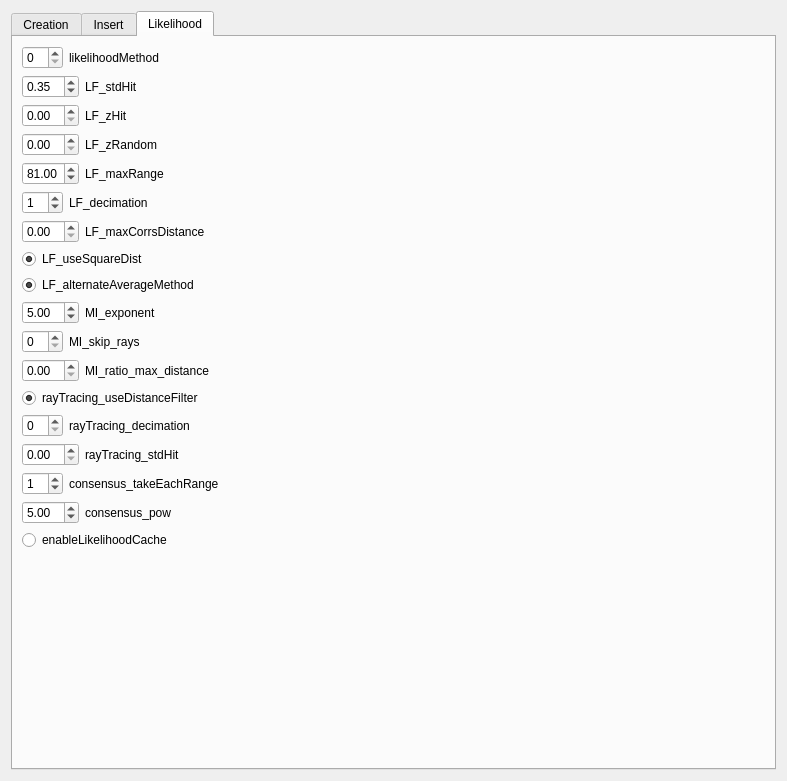
<?xml version="1.0" encoding="UTF-8"?>
<ui version="4.0">
 <class>COccupancyConfig</class>
 <widget class="QWidget" name="COccupancyConfig">
  <property name="geometry">
   <rect>
    <x>0</x>
    <y>0</y>
    <width>787</width>
    <height>781</height>
   </rect>
  </property>
  <property name="windowTitle">
   <string>Form</string>
  </property>
  <layout class="QHBoxLayout" name="horizontalLayout_8">
   <item>
    <widget class="QTabWidget" name="tabWidget">
     <property name="currentIndex">
      <number>2</number>
     </property>
     <widget class="QWidget" name="creation">
      <attribute name="title">
       <string>Creation</string>
      </attribute>
      <layout class="QVBoxLayout" name="verticalLayout_2">
       <item>
        <layout class="QHBoxLayout" name="horizontalLayout_9">
         <item>
          <widget class="QDoubleSpinBox" name="min_x"/>
         </item>
         <item>
          <widget class="QLabel" name="label_8">
           <property name="text">
            <string>min_x</string>
           </property>
          </widget>
         </item>
         <item>
          <spacer name="horizontalSpacer_8">
           <property name="orientation">
            <enum>Qt::Horizontal</enum>
           </property>
           <property name="sizeHint" stdset="0">
            <size>
             <width>40</width>
             <height>20</height>
            </size>
           </property>
          </spacer>
         </item>
        </layout>
       </item>
       <item>
        <layout class="QHBoxLayout" name="horizontalLayout_10">
         <item>
          <widget class="QDoubleSpinBox" name="max_x"/>
         </item>
         <item>
          <widget class="QLabel" name="label_9">
           <property name="text">
            <string>max_x</string>
           </property>
          </widget>
         </item>
         <item>
          <spacer name="horizontalSpacer_9">
           <property name="orientation">
            <enum>Qt::Horizontal</enum>
           </property>
           <property name="sizeHint" stdset="0">
            <size>
             <width>40</width>
             <height>20</height>
            </size>
           </property>
          </spacer>
         </item>
        </layout>
       </item>
       <item>
        <layout class="QHBoxLayout" name="horizontalLayout_11">
         <item>
          <widget class="QDoubleSpinBox" name="min_y"/>
         </item>
         <item>
          <widget class="QLabel" name="label_10">
           <property name="text">
            <string>min_y</string>
           </property>
          </widget>
         </item>
         <item>
          <spacer name="horizontalSpacer_10">
           <property name="orientation">
            <enum>Qt::Horizontal</enum>
           </property>
           <property name="sizeHint" stdset="0">
            <size>
             <width>40</width>
             <height>20</height>
            </size>
           </property>
          </spacer>
         </item>
        </layout>
       </item>
       <item>
        <layout class="QHBoxLayout" name="horizontalLayout_12">
         <item>
          <widget class="QDoubleSpinBox" name="max_y"/>
         </item>
         <item>
          <widget class="QLabel" name="label_11">
           <property name="text">
            <string>max_y</string>
           </property>
          </widget>
         </item>
         <item>
          <spacer name="horizontalSpacer_11">
           <property name="orientation">
            <enum>Qt::Horizontal</enum>
           </property>
           <property name="sizeHint" stdset="0">
            <size>
             <width>40</width>
             <height>20</height>
            </size>
           </property>
          </spacer>
         </item>
        </layout>
       </item>
       <item>
        <layout class="QHBoxLayout" name="horizontalLayout_13">
         <item>
          <widget class="QDoubleSpinBox" name="mapAltitude_6"/>
         </item>
         <item>
          <widget class="QLabel" name="label_12">
           <property name="text">
            <string>resolution</string>
           </property>
          </widget>
         </item>
         <item>
          <spacer name="horizontalSpacer_12">
           <property name="orientation">
            <enum>Qt::Horizontal</enum>
           </property>
           <property name="sizeHint" stdset="0">
            <size>
             <width>40</width>
             <height>20</height>
            </size>
           </property>
          </spacer>
         </item>
        </layout>
       </item>
       <item>
        <spacer name="verticalSpacer_2">
         <property name="orientation">
          <enum>Qt::Vertical</enum>
         </property>
         <property name="sizeHint" stdset="0">
          <size>
           <width>20</width>
           <height>40</height>
          </size>
         </property>
        </spacer>
       </item>
      </layout>
     </widget>
     <widget class="QWidget" name="insert">
      <attribute name="title">
       <string>Insert</string>
      </attribute>
      <layout class="QVBoxLayout" name="verticalLayout">
       <item>
        <layout class="QHBoxLayout" name="horizontalLayout">
         <item>
          <widget class="QDoubleSpinBox" name="mapAltitude"/>
         </item>
         <item>
          <widget class="QLabel" name="label">
           <property name="text">
            <string>mapAltitude</string>
           </property>
          </widget>
         </item>
         <item>
          <spacer name="horizontalSpacer">
           <property name="orientation">
            <enum>Qt::Horizontal</enum>
           </property>
           <property name="sizeHint" stdset="0">
            <size>
             <width>40</width>
             <height>20</height>
            </size>
           </property>
          </spacer>
         </item>
        </layout>
       </item>
       <item>
        <widget class="QRadioButton" name="useMapAltitude">
         <property name="text">
          <string>useMapAltitude</string>
         </property>
         <property name="checked">
          <bool>true</bool>
         </property>
         <property name="autoExclusive">
          <bool>false</bool>
         </property>
        </widget>
       </item>
       <item>
        <layout class="QHBoxLayout" name="horizontalLayout_2">
         <item>
          <widget class="QDoubleSpinBox" name="maxDistanceInsertion"/>
         </item>
         <item>
          <widget class="QLabel" name="label_2">
           <property name="text">
            <string>maxDistanceInsertion</string>
           </property>
          </widget>
         </item>
         <item>
          <spacer name="horizontalSpacer_2">
           <property name="orientation">
            <enum>Qt::Horizontal</enum>
           </property>
           <property name="sizeHint" stdset="0">
            <size>
             <width>40</width>
             <height>20</height>
            </size>
           </property>
          </spacer>
         </item>
        </layout>
       </item>
       <item>
        <layout class="QHBoxLayout" name="horizontalLayout_3">
         <item>
          <widget class="QDoubleSpinBox" name="maxOccupancyUpdateCertainty"/>
         </item>
         <item>
          <widget class="QLabel" name="label_3">
           <property name="text">
            <string>maxOccupancyUpdateCertainty</string>
           </property>
          </widget>
         </item>
         <item>
          <spacer name="horizontalSpacer_3">
           <property name="orientation">
            <enum>Qt::Horizontal</enum>
           </property>
           <property name="sizeHint" stdset="0">
            <size>
             <width>40</width>
             <height>20</height>
            </size>
           </property>
          </spacer>
         </item>
        </layout>
       </item>
       <item>
        <widget class="QRadioButton" name="considerInvalidRangesAsFreeSpace">
         <property name="text">
          <string>considerInvalidRangesAsFreeSpace</string>
         </property>
         <property name="checked">
          <bool>true</bool>
         </property>
         <property name="autoExclusive">
          <bool>false</bool>
         </property>
        </widget>
       </item>
       <item>
        <layout class="QHBoxLayout" name="horizontalLayout_7">
         <item>
          <widget class="QSpinBox" name="decimation"/>
         </item>
         <item>
          <widget class="QLabel" name="label_7">
           <property name="text">
            <string>decimation</string>
           </property>
          </widget>
         </item>
         <item>
          <spacer name="horizontalSpacer_7">
           <property name="orientation">
            <enum>Qt::Horizontal</enum>
           </property>
           <property name="sizeHint" stdset="0">
            <size>
             <width>40</width>
             <height>20</height>
            </size>
           </property>
          </spacer>
         </item>
        </layout>
       </item>
       <item>
        <layout class="QHBoxLayout" name="horizontalLayout_4">
         <item>
          <widget class="QDoubleSpinBox" name="horizontalTolerance"/>
         </item>
         <item>
          <widget class="QLabel" name="label_4">
           <property name="text">
            <string>horizontalTolerance</string>
           </property>
          </widget>
         </item>
         <item>
          <spacer name="horizontalSpacer_4">
           <property name="orientation">
            <enum>Qt::Horizontal</enum>
           </property>
           <property name="sizeHint" stdset="0">
            <size>
             <width>40</width>
             <height>20</height>
            </size>
           </property>
          </spacer>
         </item>
        </layout>
       </item>
       <item>
        <layout class="QHBoxLayout" name="horizontalLayout_5">
         <item>
          <widget class="QDoubleSpinBox" name="CFD_features_gaussian_size"/>
         </item>
         <item>
          <widget class="QLabel" name="label_5">
           <property name="text">
            <string>CFD_features_gaussian_size</string>
           </property>
          </widget>
         </item>
         <item>
          <spacer name="horizontalSpacer_5">
           <property name="orientation">
            <enum>Qt::Horizontal</enum>
           </property>
           <property name="sizeHint" stdset="0">
            <size>
             <width>40</width>
             <height>20</height>
            </size>
           </property>
          </spacer>
         </item>
        </layout>
       </item>
       <item>
        <layout class="QHBoxLayout" name="horizontalLayout_6">
         <item>
          <widget class="QDoubleSpinBox" name="CFD_features_median_size"/>
         </item>
         <item>
          <widget class="QLabel" name="label_6">
           <property name="text">
            <string>CFD_features_median_size</string>
           </property>
          </widget>
         </item>
         <item>
          <spacer name="horizontalSpacer_6">
           <property name="orientation">
            <enum>Qt::Horizontal</enum>
           </property>
           <property name="sizeHint" stdset="0">
            <size>
             <width>40</width>
             <height>20</height>
            </size>
           </property>
          </spacer>
         </item>
        </layout>
       </item>
       <item>
        <widget class="QRadioButton" name="wideningBeamsWithDistance">
         <property name="text">
          <string>wideningBeamsWithDistance</string>
         </property>
         <property name="checked">
          <bool>true</bool>
         </property>
         <property name="autoExclusive">
          <bool>false</bool>
         </property>
        </widget>
       </item>
       <item>
        <spacer name="verticalSpacer">
         <property name="orientation">
          <enum>Qt::Vertical</enum>
         </property>
         <property name="sizeHint" stdset="0">
          <size>
           <width>20</width>
           <height>40</height>
          </size>
         </property>
        </spacer>
       </item>
      </layout>
     </widget>
     <widget class="QWidget" name="likelihood">
      <attribute name="title">
       <string>Likelihood</string>
      </attribute>
      <layout class="QVBoxLayout" name="verticalLayout_3">
       <item>
        <layout class="QHBoxLayout" name="horizontalLayout_14">
         <item>
          <widget class="QSpinBox" name="likelihoodMethod"/>
         </item>
         <item>
          <widget class="QLabel" name="label_13">
           <property name="text">
            <string>likelihoodMethod</string>
           </property>
          </widget>
         </item>
         <item>
          <spacer name="horizontalSpacer_13">
           <property name="orientation">
            <enum>Qt::Horizontal</enum>
           </property>
           <property name="sizeHint" stdset="0">
            <size>
             <width>40</width>
             <height>20</height>
            </size>
           </property>
          </spacer>
         </item>
        </layout>
       </item>
       <item>
        <layout class="QHBoxLayout" name="horizontalLayout_15">
         <item>
          <widget class="QDoubleSpinBox" name="LF_stdHit">
           <property name="value">
            <double>0.350000000000000</double>
           </property>
          </widget>
         </item>
         <item>
          <widget class="QLabel" name="label_14">
           <property name="text">
            <string>LF_stdHit</string>
           </property>
          </widget>
         </item>
         <item>
          <spacer name="horizontalSpacer_14">
           <property name="orientation">
            <enum>Qt::Horizontal</enum>
           </property>
           <property name="sizeHint" stdset="0">
            <size>
             <width>40</width>
             <height>20</height>
            </size>
           </property>
          </spacer>
         </item>
        </layout>
       </item>
       <item>
        <layout class="QHBoxLayout" name="horizontalLayout_16">
         <item>
          <widget class="QDoubleSpinBox" name="LF_zHit"/>
         </item>
         <item>
          <widget class="QLabel" name="label_15">
           <property name="text">
            <string>LF_zHit</string>
           </property>
          </widget>
         </item>
         <item>
          <spacer name="horizontalSpacer_15">
           <property name="orientation">
            <enum>Qt::Horizontal</enum>
           </property>
           <property name="sizeHint" stdset="0">
            <size>
             <width>40</width>
             <height>20</height>
            </size>
           </property>
          </spacer>
         </item>
        </layout>
       </item>
       <item>
        <layout class="QHBoxLayout" name="horizontalLayout_17">
         <item>
          <widget class="QDoubleSpinBox" name="LF_zRandom"/>
         </item>
         <item>
          <widget class="QLabel" name="label_16">
           <property name="text">
            <string>LF_zRandom</string>
           </property>
          </widget>
         </item>
         <item>
          <spacer name="horizontalSpacer_16">
           <property name="orientation">
            <enum>Qt::Horizontal</enum>
           </property>
           <property name="sizeHint" stdset="0">
            <size>
             <width>40</width>
             <height>20</height>
            </size>
           </property>
          </spacer>
         </item>
        </layout>
       </item>
       <item>
        <layout class="QHBoxLayout" name="horizontalLayout_18">
         <item>
          <widget class="QDoubleSpinBox" name="LF_maxRange">
           <property name="value">
            <double>81.000000000000000</double>
           </property>
          </widget>
         </item>
         <item>
          <widget class="QLabel" name="label_17">
           <property name="text">
            <string>LF_maxRange</string>
           </property>
          </widget>
         </item>
         <item>
          <spacer name="horizontalSpacer_17">
           <property name="orientation">
            <enum>Qt::Horizontal</enum>
           </property>
           <property name="sizeHint" stdset="0">
            <size>
             <width>40</width>
             <height>20</height>
            </size>
           </property>
          </spacer>
         </item>
        </layout>
       </item>
       <item>
        <layout class="QHBoxLayout" name="horizontalLayout_19">
         <item>
          <widget class="QSpinBox" name="LF_decimation">
           <property name="value">
            <number>1</number>
           </property>
          </widget>
         </item>
         <item>
          <widget class="QLabel" name="label_18">
           <property name="text">
            <string>LF_decimation</string>
           </property>
          </widget>
         </item>
         <item>
          <spacer name="horizontalSpacer_18">
           <property name="orientation">
            <enum>Qt::Horizontal</enum>
           </property>
           <property name="sizeHint" stdset="0">
            <size>
             <width>40</width>
             <height>20</height>
            </size>
           </property>
          </spacer>
         </item>
        </layout>
       </item>
       <item>
        <layout class="QHBoxLayout" name="horizontalLayout_20">
         <item>
          <widget class="QDoubleSpinBox" name="LF_maxRange_2"/>
         </item>
         <item>
          <widget class="QLabel" name="label_19">
           <property name="text">
            <string>LF_maxCorrsDistance</string>
           </property>
          </widget>
         </item>
         <item>
          <spacer name="horizontalSpacer_19">
           <property name="orientation">
            <enum>Qt::Horizontal</enum>
           </property>
           <property name="sizeHint" stdset="0">
            <size>
             <width>40</width>
             <height>20</height>
            </size>
           </property>
          </spacer>
         </item>
        </layout>
       </item>
       <item>
        <widget class="QRadioButton" name="LF_useSquareDist">
         <property name="text">
          <string>LF_useSquareDist</string>
         </property>
         <property name="checked">
          <bool>true</bool>
         </property>
         <property name="autoExclusive">
          <bool>false</bool>
         </property>
        </widget>
       </item>
       <item>
        <widget class="QRadioButton" name="LF_alternateAverageMethod">
         <property name="text">
          <string>LF_alternateAverageMethod</string>
         </property>
         <property name="checked">
          <bool>true</bool>
         </property>
         <property name="autoExclusive">
          <bool>false</bool>
         </property>
        </widget>
       </item>
       <item>
        <layout class="QHBoxLayout" name="horizontalLayout_21">
         <item>
          <widget class="QDoubleSpinBox" name="MI_exponent">
           <property name="value">
            <double>5.000000000000000</double>
           </property>
          </widget>
         </item>
         <item>
          <widget class="QLabel" name="label_20">
           <property name="text">
            <string>MI_exponent</string>
           </property>
          </widget>
         </item>
         <item>
          <spacer name="horizontalSpacer_20">
           <property name="orientation">
            <enum>Qt::Horizontal</enum>
           </property>
           <property name="sizeHint" stdset="0">
            <size>
             <width>40</width>
             <height>20</height>
            </size>
           </property>
          </spacer>
         </item>
        </layout>
       </item>
       <item>
        <layout class="QHBoxLayout" name="horizontalLayout_22">
         <item>
          <widget class="QSpinBox" name="MI_skip_rays"/>
         </item>
         <item>
          <widget class="QLabel" name="label_21">
           <property name="text">
            <string>MI_skip_rays</string>
           </property>
          </widget>
         </item>
         <item>
          <spacer name="horizontalSpacer_21">
           <property name="orientation">
            <enum>Qt::Horizontal</enum>
           </property>
           <property name="sizeHint" stdset="0">
            <size>
             <width>40</width>
             <height>20</height>
            </size>
           </property>
          </spacer>
         </item>
        </layout>
       </item>
       <item>
        <layout class="QHBoxLayout" name="horizontalLayout_23">
         <item>
          <widget class="QDoubleSpinBox" name="MI_ratio_max_distance"/>
         </item>
         <item>
          <widget class="QLabel" name="label_22">
           <property name="text">
            <string>MI_ratio_max_distance</string>
           </property>
          </widget>
         </item>
         <item>
          <spacer name="horizontalSpacer_22">
           <property name="orientation">
            <enum>Qt::Horizontal</enum>
           </property>
           <property name="sizeHint" stdset="0">
            <size>
             <width>40</width>
             <height>20</height>
            </size>
           </property>
          </spacer>
         </item>
        </layout>
       </item>
       <item>
        <widget class="QRadioButton" name="rayTracing_useDistanceFilter">
         <property name="text">
          <string>rayTracing_useDistanceFilter</string>
         </property>
         <property name="checked">
          <bool>true</bool>
         </property>
         <property name="autoExclusive">
          <bool>false</bool>
         </property>
        </widget>
       </item>
       <item>
        <layout class="QHBoxLayout" name="horizontalLayout_24">
         <item>
          <widget class="QSpinBox" name="rayTracing_decimation"/>
         </item>
         <item>
          <widget class="QLabel" name="label_23">
           <property name="text">
            <string>rayTracing_decimation</string>
           </property>
          </widget>
         </item>
         <item>
          <spacer name="horizontalSpacer_23">
           <property name="orientation">
            <enum>Qt::Horizontal</enum>
           </property>
           <property name="sizeHint" stdset="0">
            <size>
             <width>40</width>
             <height>20</height>
            </size>
           </property>
          </spacer>
         </item>
        </layout>
       </item>
       <item>
        <layout class="QHBoxLayout" name="horizontalLayout_25">
         <item>
          <widget class="QDoubleSpinBox" name="rayTracing_stdHit"/>
         </item>
         <item>
          <widget class="QLabel" name="label_24">
           <property name="text">
            <string>rayTracing_stdHit</string>
           </property>
          </widget>
         </item>
         <item>
          <spacer name="horizontalSpacer_24">
           <property name="orientation">
            <enum>Qt::Horizontal</enum>
           </property>
           <property name="sizeHint" stdset="0">
            <size>
             <width>40</width>
             <height>20</height>
            </size>
           </property>
          </spacer>
         </item>
        </layout>
       </item>
       <item>
        <layout class="QHBoxLayout" name="horizontalLayout_26">
         <item>
          <widget class="QSpinBox" name="consensus_takeEachRange">
           <property name="value">
            <number>1</number>
           </property>
          </widget>
         </item>
         <item>
          <widget class="QLabel" name="label_25">
           <property name="text">
            <string>consensus_takeEachRange</string>
           </property>
          </widget>
         </item>
         <item>
          <spacer name="horizontalSpacer_25">
           <property name="orientation">
            <enum>Qt::Horizontal</enum>
           </property>
           <property name="sizeHint" stdset="0">
            <size>
             <width>40</width>
             <height>20</height>
            </size>
           </property>
          </spacer>
         </item>
        </layout>
       </item>
       <item>
        <layout class="QHBoxLayout" name="horizontalLayout_27">
         <item>
          <widget class="QDoubleSpinBox" name="consensus_pow">
           <property name="value">
            <double>5.000000000000000</double>
           </property>
          </widget>
         </item>
         <item>
          <widget class="QLabel" name="label_26">
           <property name="text">
            <string>consensus_pow</string>
           </property>
          </widget>
         </item>
         <item>
          <spacer name="horizontalSpacer_26">
           <property name="orientation">
            <enum>Qt::Horizontal</enum>
           </property>
           <property name="sizeHint" stdset="0">
            <size>
             <width>40</width>
             <height>20</height>
            </size>
           </property>
          </spacer>
         </item>
        </layout>
       </item>
       <item>
        <widget class="QRadioButton" name="enableLikelihoodCache">
         <property name="text">
          <string>enableLikelihoodCache</string>
         </property>
         <property name="checked">
          <bool>false</bool>
         </property>
         <property name="autoExclusive">
          <bool>false</bool>
         </property>
        </widget>
       </item>
       <item>
        <spacer name="verticalSpacer_3">
         <property name="orientation">
          <enum>Qt::Vertical</enum>
         </property>
         <property name="sizeHint" stdset="0">
          <size>
           <width>20</width>
           <height>40</height>
          </size>
         </property>
        </spacer>
       </item>
      </layout>
     </widget>
    </widget>
   </item>
  </layout>
 </widget>
 <resources/>
 <connections/>
</ui>
